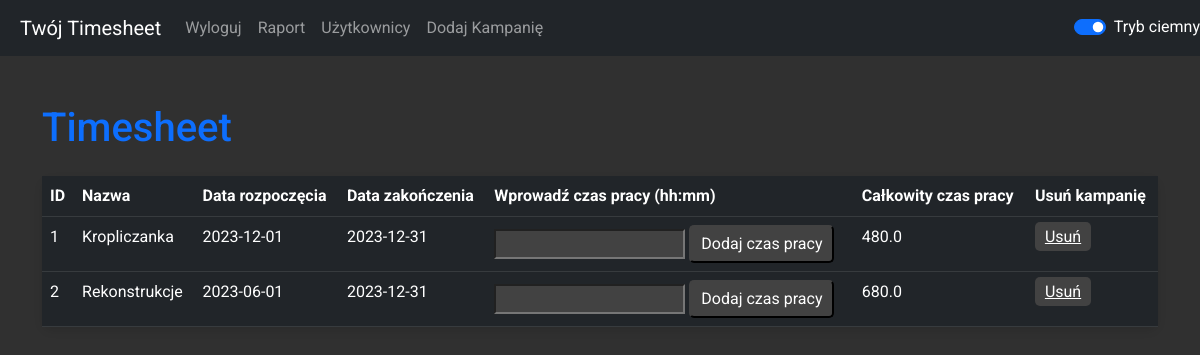
The app's page / (signed in) with its own data.
### timesheet.py (models this page shows)
class Campaign(db.Model):
    id = db.Column(db.Integer, primary_key=True)
    campaign_id = db.Column(db.Integer, unique=True, nullable=False, default=lambda: random.randint(1000, 9999))
    name = db.Column(db.String(100), nullable=False)
    start_date = db.Column(db.DateTime, nullable=False)
    end_date = db.Column(db.DateTime, nullable=False)
    user_id = db.Column(db.Integer, db.ForeignKey('user.id'), nullable=False)
    created_date = db.Column(db.DateTime, default=datetime.utcnow)
    total_work_time = db.Column(db.Float, default=0.0)
    user = db.relationship('User', back_populates='campaigns')

### timesheet.py (the view, shortened to what this page needs)
@app.route('/', methods=['GET', 'POST'])
@login_required
def index():
    users = User.query.all()
    campaigns = Campaign.query.filter_by(user_id=current_user.id).all()  # Pobiera kampanie dla aktualnie zalogowanego użytkownika
    return render_template('index.html', users=users, campaigns=campaigns)  # Przekaż kampanie do szablonu

### timesheet.py (called while the page is built)
@login_manager.user_loader
def load_user(user_id):
    return User.query.get(int(user_id))

### templates/index.html
{% extends 'base.html' %}
{% block content %}
    <h1 class="mt-5 text-primary">Timesheet</h1>
<form action="{{ url_for('index') }}" method="post">
    <table class="table mt-4 table-dark-mode" id="campaignTable">
        <thead>
            <tr>
                <th>ID</th>
                <th>Nazwa</th>
                <th>Data rozpoczęcia</th>
                <th>Data zakończenia</th>
                <th>Wprowadź czas pracy (hh:mm)</th>
                <th>Całkowity czas pracy</th>
                <th>Usuń kampanię</th>
            </tr>
        </thead>
        <tbody>
            {% for campaign in campaigns %}
                <tr>
                    <td>{{ campaign.id }}</td>
                    <td>{{ campaign.name }}</td>
                    <td>{{ campaign.start_date.strftime('%Y-%m-%d') }}</td>
                    <td>{{ campaign.end_date.strftime('%Y-%m-%d') }}</td>
                    <td>
                        <input type="text" name="work_time_{{ campaign.id }}">
                        <input type="submit" value="Dodaj czas pracy">
                    </td>
                    <td>{{ campaign.total_work_time }}</td>
                    <td>
                        <a href="{{ url_for('delete_campaign', campaign_id=campaign.id) }}" class="delete-button">Usuń</a>
                    </td>
                </tr>
            {% endfor %}
        </tbody>
    </table>
</form>
{% endblock %}

### static/styles.css (style rules this page uses)
body.dark-mode { background-color: #303030; color: #ffffff; font-family: 'Roboto', sans-serif; }
body.dark-mode input[type="submit"], body:not(.dark-mode) input[type="submit"], body.dark-mode a.delete-button, body:not(.dark-mode) a.delete-button { background-color: #424242; border-color: #424242; color: #ffffff; border-radius: 5px; padding: 5px 10px; cursor: pointer; }
body.dark-mode input[type="text"], body.dark-mode input[type="password"], body.dark-mode input[type="email"], body.dark-mode input[type="number"], body.dark-mode input[type="tel"], body.dark-mode input[type="url"], body.dark-mode input[type="search"], body.dark-mode textarea, body.dark-mode select { color: #fff !important; background-color: #424242 !important; }
body.dark-mode .table, body:not(.dark-mode) .table { background-color: #424242 !important; color: #fff !important; box-shadow: 0 4px 8px rgba(0, 0, 0, 0.1); }
.table { border-radius: 10px !important; }
body.dark-mode .table, body:not(.dark-mode) .table { border-radius: 10px !important; }

### records on screen
Campaign: id "1", name "Kropliczanka", start_date "2023-12-01", end_date "2023-12-31", total_work_time "480.0"
Campaign: id "2", name "Rekonstrukcje", start_date "2023-06-01", end_date "2023-12-31", total_work_time "680.0"
